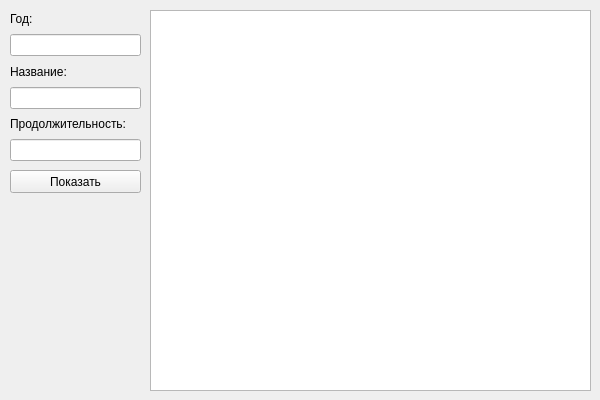
<?xml version="1.0" encoding="UTF-8"?>
<ui version="4.0">
 <class>Form</class>
 <widget class="QWidget" name="Form">
  <property name="geometry">
   <rect>
    <x>0</x>
    <y>0</y>
    <width>600</width>
    <height>400</height>
   </rect>
  </property>
  <property name="windowTitle">
   <string>Form</string>
  </property>
  <widget class="QTableWidget" name="tableWidget">
   <property name="geometry">
    <rect>
     <x>150</x>
     <y>10</y>
     <width>441</width>
     <height>381</height>
    </rect>
   </property>
  </widget>
  <widget class="QWidget" name="verticalLayoutWidget">
   <property name="geometry">
    <rect>
     <x>10</x>
     <y>10</y>
     <width>131</width>
     <height>151</height>
    </rect>
   </property>
   <layout class="QVBoxLayout" name="verticalLayout">
    <item>
     <widget class="QLabel" name="label">
      <property name="text">
       <string>Год:</string>
      </property>
     </widget>
    </item>
    <item>
     <widget class="QLineEdit" name="lineEdit"/>
    </item>
    <item>
     <widget class="QLabel" name="label_2">
      <property name="text">
       <string>Название:</string>
      </property>
     </widget>
    </item>
    <item>
     <widget class="QLineEdit" name="lineEdit_2"/>
    </item>
    <item>
     <widget class="QLabel" name="label_3">
      <property name="text">
       <string>Продолжительность:</string>
      </property>
     </widget>
    </item>
    <item>
     <widget class="QLineEdit" name="lineEdit_3"/>
    </item>
   </layout>
  </widget>
  <widget class="QPushButton" name="pushButton">
   <property name="geometry">
    <rect>
     <x>10</x>
     <y>170</y>
     <width>131</width>
     <height>23</height>
    </rect>
   </property>
   <property name="text">
    <string>Показать</string>
   </property>
  </widget>
  <widget class="QLabel" name="label_4">
   <property name="geometry">
    <rect>
     <x>10</x>
     <y>370</y>
     <width>131</width>
     <height>21</height>
    </rect>
   </property>
   <property name="text">
    <string/>
   </property>
  </widget>
 </widget>
 <resources/>
 <connections/>
</ui>
